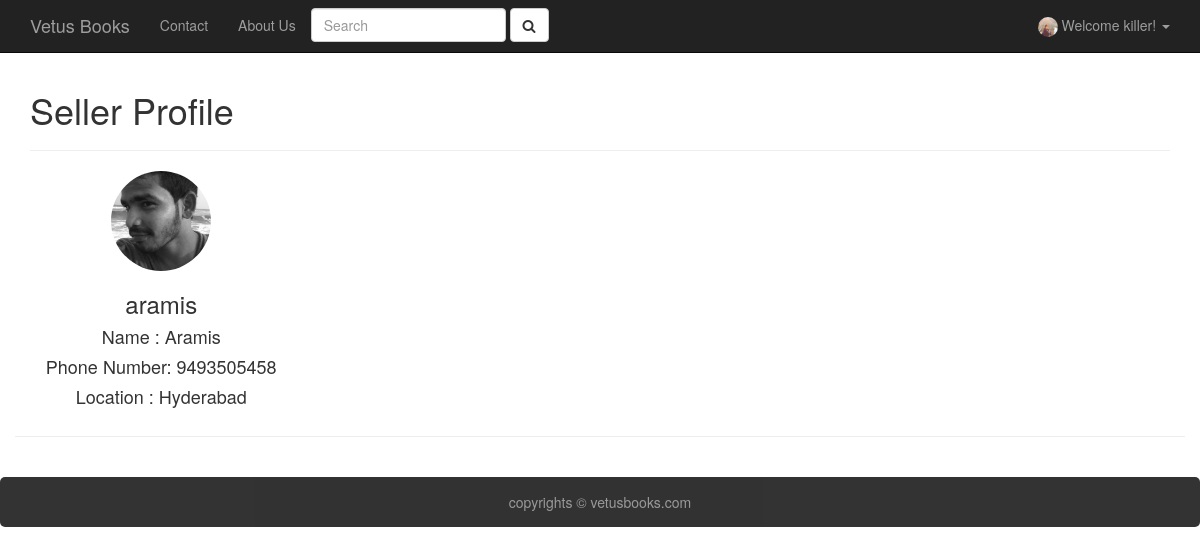
The app's page /seller/1/ (signed in) with its own data.
### vetusbooks/models.py (models this page shows)
class User(AbstractUser):
	phone = models.CharField(max_length=10, unique=True, validators=[validate_phone], blank=False)
	location = models.CharField(max_length = 30, blank=True)
	birth_date = models.DateField(null=True, blank=True)
	avatar = models.ImageField(upload_to = 'avatar', default = 'avatar/avatar.jpg')

### vetusbooks/views.py (the view)
# urls.py: url(r'^seller/(?P<id>\d+)/$', views.seller_profile, name='seller_profile'),
def seller_profile(request, id):
	user = User.objects.filter(id=id)
	if user:
		user = user[0]
	else:
		HttpResponseRedirect("/")
	context = {
			"title": user.username,
			"user" : user
	}
	return render(request, 'vetusbooks/seller_profile.html', context)

### vetusbooks/templates/vetusbooks/seller_profile.html (shortened to what this page needs)
{% extends "base.html" %}
{% block content %}
<div class="container">
    <h1>Seller Profile</h1>
  	<hr>
	<div class="row">
      <div class="col-md-3">
        <div class="text-center">
          <img src="{{ user.avatar.url }}" class="avatar img-circle" alt="avatar" width="100px">
          <h3>{{ user.username }}</h3>
          <h4>Name : {{ user.first_name }}</h4>
          <h4>Phone Number: {{ user.phone }}</h4>
          <h4>Location : {{ user.location }}</h4>
        </div>
      </div>
  </div>
</div>
<hr>
{% endblock content %}

### templates/base.html (shortened to what this page needs)
{% load static %}
<!DOCTYPE html>
<html lang="en">
<head>
    <link href="{% static 'css/base.css' %}" rel="stylesheet">
    <link href="{% static 'css/bootstrap.min.css' %}" rel="stylesheet">
    <link href="http://maxcdn.bootstrapcdn.com/font-awesome/4.2.0/css/font-awesome.min.css" rel="stylesheet">
</head>
<body>
    <nav class="navbar navbar-inverse navbar-fixed-top" role="navigation">
        <div class="container">
            <div class="navbar-header">
                <a class="navbar-brand main-title" href="/">Vetus Books</a>
            </div>
            <div class="collapse navbar-collapse" id="bs-example-navbar-collapse-1">
                <ul class ='nav navbar-nav'>
                    <li>
                        <li class="navbar-right"><a href="/about">About Us</a></li>
                    </li>
                    <li>
                        <li class="navbar-right"><a href="/contact">Contact</a></li>
                    </li>
                </ul>
                <ul class="nav navbar-nav">
                    <li>
                    <form method="GET" action="/search" class="navbar-form" role="search">
                    <input type="text" class="form-control" placeholder="Search" name="srch-book" id="srch-term">
                    <button class="btn btn-default" type="submit"><i class="fa fa-search"></i></button>
                    </form>
                    </li>
                </ul>
                <ul class ='nav navbar-nav navbar-right'>
                {% if request.user.is_authenticated %}
                    <li class="dropdown">
                    <a href="#" class="dropdown-toggle" data-toggle="dropdown">
                    <img src="{{ request.user.avatar.url }}" class="profile-image img-circle" width="20px" height="20px"> Welcome {{ request.user.username }}! <b class="caret"></b></a>
                    </li>
                </ul>
                {% endif %}
            </div>
            </div>
    </nav>
    <div class="container-fluid">
        {% block content %}
        {% endblock content %}
    </div>
    <footer class="footer navbar-bottom">
        <p style = "background-color: black; border-radius: 5px; color: gray; text-align: center; padding: 15px; margin-top: 20px; width: 100%; opacity: 0.8; bottom: 0;">copyrights &copy; vetusbooks.com</p>
    </footer>
</body>
</html>

### static/css/base.css (style rules this page uses)
hr { -moz-border-bottom-colors: none; -moz-border-image: none; -moz-border-left-colors: none; -moz-border-right-colors: none; -moz-border-top-colors: none; border-color: #EEEEEE -moz-use-text-color #FFFFFF; border-style: solid none; border-width: 1px 0; margin: 18px 0; }

### records on screen
User: user.avatar (picture), user.username "killer"
User: avatar (picture), username "aramis", first_name "Aramis", phone "9493505458", location "Hyderabad"
